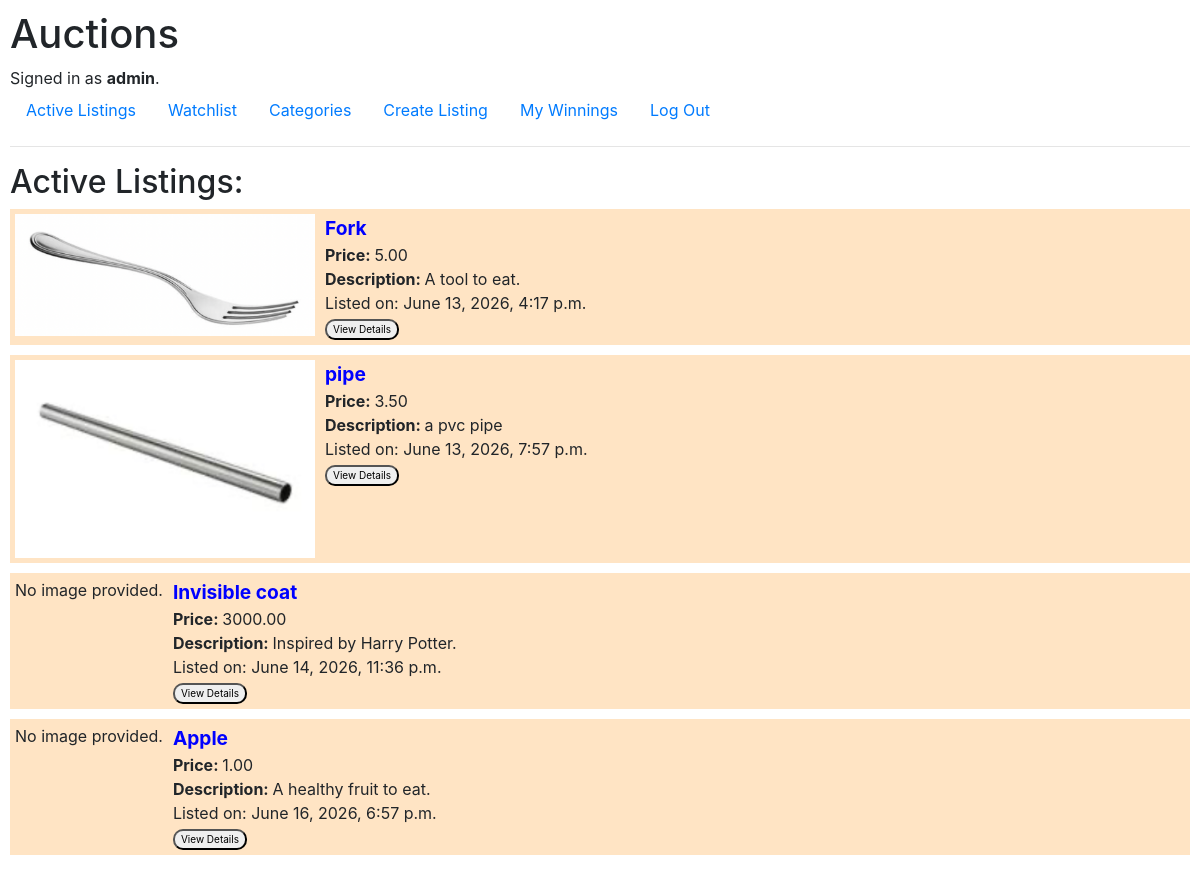
Screenshot of / (signed in) with the database file from the repository.
### auctions/models.py (models this page shows, shortened)
class User(AbstractUser):
    pass

class Listing(models.Model):
    owner = models.ForeignKey(
        User, on_delete=models.CASCADE, related_name="listings")
    name = models.CharField(max_length=64)
    description = models.TextField()
    image = models.ImageField(upload_to="listings/", blank=True, null=True)
    category = models.CharField(max_length=30, default="Other")
    price = models.DecimalField(max_digits=10, decimal_places=2)
    datetime = models.DateTimeField(auto_now_add=True)
    active = models.BooleanField(default=True)
    winner = models.ForeignKey(User, on_delete=models.SET_NULL, null=True, blank=True, default=None, related_name="wins")

### auctions/views.py (the view)
# urls.py: path("", views.index, name="index"),
def index(request):
    if request.user.is_authenticated:
        return render(request, "auctions/index.html", {
            "listings": Listing.objects.filter(active=True),
        })
    else:
        return redirect("login")

### auctions/templates/auctions/index.html
{% extends "auctions/layout.html" %}
{% block body %}
    <h2>Active Listings:</h2>
    {% if listings %}
        {% for listing in listings %}
        <div class="listing-container">
            <div class="listing-block listing-image">
                {% if listing.image %}
                    <img src="{{ listing.image.url }}" alt="{{ listing.name }}" style="max-width: 300px; max-height:200px;">
                {% else %}
                    <p>No image provided.</p>
                {% endif %}
            </div>
            <div class="listing-block listing-details">
                <div id="listing-title"><b>{{ listing.name }}</b></div>
                <div id="listing-price"><b>Price: </b>{{ listing.price }}</div>
                <div id="listing-description"><b>Description: </b>{{ listing.description }}</div>
                <div id="listing-datetime">Listed on: {{listing.datetime}}</div>
                <a href="{% url 'listing' listing.id %}">
                    <button class="submit-button" id="listing-button">View Details</button>
                </a>
           </div>
        </div>
        {% endfor %}
    {% endif %}
{% endblock %}

### auctions/templates/auctions/layout.html (shortened to what this page needs)
{% load static %}
<!DOCTYPE html>
<html lang="en">
    <head>
        <link rel="stylesheet" href="https://stackpath.bootstrapcdn.com/bootstrap/4.4.1/css/bootstrap.min.css">
        <link href="{% static 'auctions/styles.css' %}" rel="stylesheet">
    </head>
    <body>
        <h1>Auctions</h1>
        <div>
            {% if user.is_authenticated %}
                Signed in as <strong>{{ user.username }}</strong>.
            {% else %}
                Not signed in.
            {% endif %}
        </div>
        <ul class="nav">
            <li class="nav-item">
                <a class="nav-link" href="{% url 'index' %}">Active Listings</a>
            </li>
            <li class="nav-item">
                <a class="nav-link" href="{% url 'watchlist' %}">Watchlist</a>
            </li>
            <li class="nav-item">
                <a class="nav-link" href="{% url 'category' %}">Categories</a>
            </li>
            <li class="nav-item">
                <a class="nav-link" href="{% url 'createListing' %}">Create Listing</a>
            </li>
            <li class="nav-item">
                <a class="nav-link" href="{% url 'winnings' %}">My Winnings</a>
            </li>
            {% if user.is_authenticated %}
                <li class="nav-item">
                    <a class="nav-link" href="{% url 'logout' %}">Log Out</a>
                </li>
            {% endif %}
        </ul>
        <hr>
        {% block body %}
        {% endblock %}
    </body>
</html>

### auctions/static/auctions/styles.css (style rules this page uses)
body { padding: 10px; }
.submit-button { margin-left: 10px; width: auto; height: auto; border-radius: 10px; }
.listing-container { display:flex; flex-wrap: wrap; height:auto; width:auto; flex-wrap: wrap; background-color: bisque; margin-bottom: 10px; padding:5px; }
.listing-details { margin-left: 10px; }
#listing-title { font-size: larger; color: blue; }
#listing-button { margin-left:0px; font-size: x-small; }

### rows the page displays
User: username "admin"
Listing: image (picture), name "Fork", price "5.00", description "A tool to eat.", datetime "June 13, 2026, 4:17 p.m."
Listing: image (picture), name "pipe", price "3.50", description "a pvc pipe", datetime "June 13, 2026, 7:57 p.m."
Listing: image "No image provided.", name "Invisible coat", price "3000.00", description "Inspired by Harry Potter.", datetime "June 14, 2026, 11:36 p.m."
Listing: image "No image provided.", name "Apple", price "1.00", description "A healthy fruit to eat.", datetime "June 16, 2026, 6:57 p.m."
